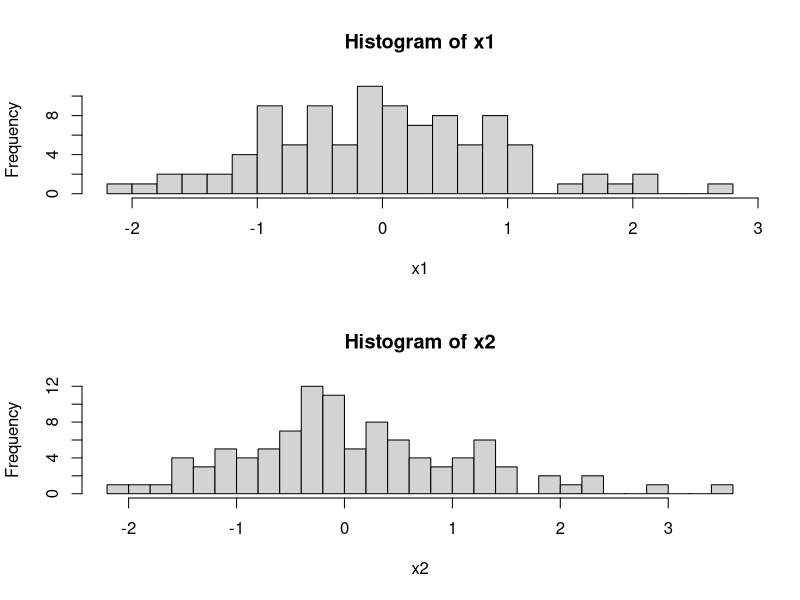
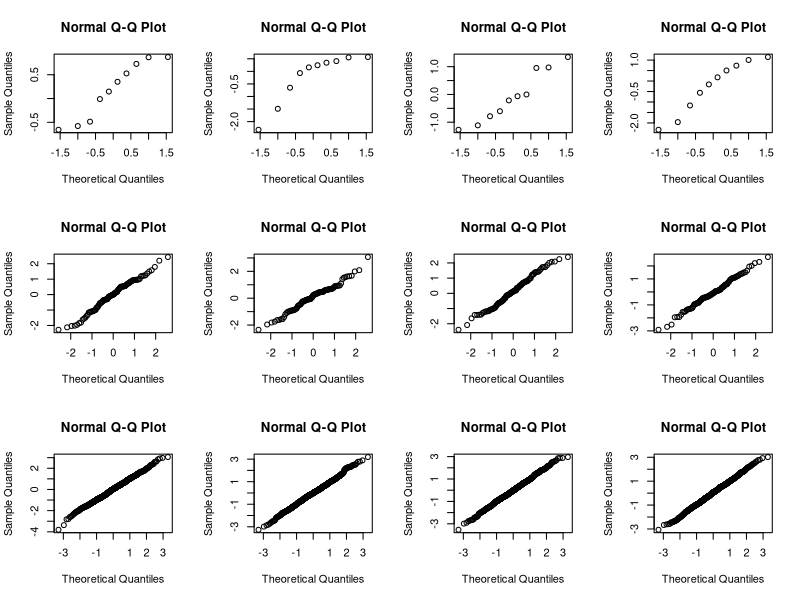
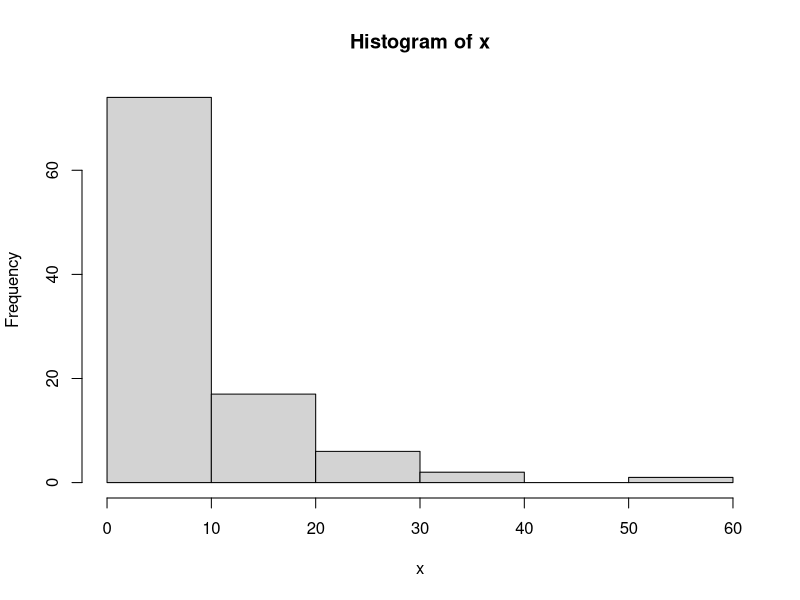
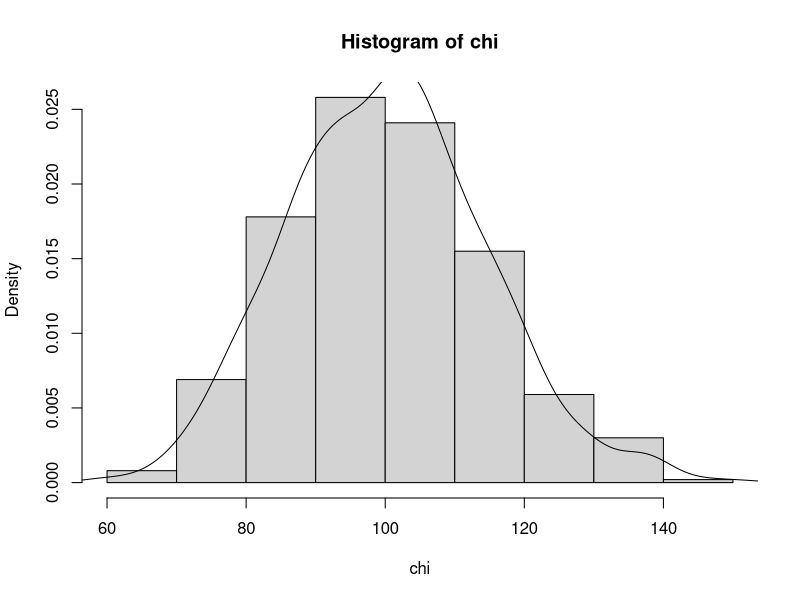
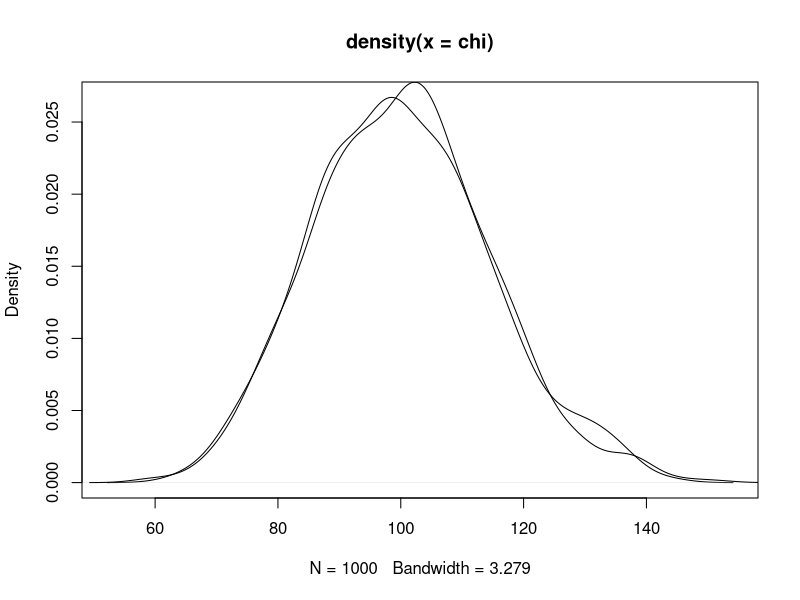

Source code (R) for these figures, in order:

#zad 1
rzut<-sample(1:6,6000,replace = TRUE)
table(rzut)

for(i in 1:10000)
{
  licznik<-0
  rzut
  if(table(rzut)[1]>1030)
  {
    licznik<-licznik+1
  }
}

#zad 3

x1<-rnorm(100)
x2<-rnorm(100)
par(mfrow=c(2,1))
hist(x1,20)
hist(x2,20)
par(mfrow=c(1,1))

#zad 4
rnorm(5,0:4,1:5) #srednia zmienia się od 0 do 4 a odchylenie standardowe od 1 do 5

#zad 5
rnorm(10)
rnorm(10,180,4)

#zad 6
x<-rnorm(100,100,10)
sum(abs(x-100)<=20)

#zad 7
#P(Z<=z) = F(z) = 0.05  jeśli F^_1 istnieje to F^-1(F(z))=F^-1(0.05) czyli Z=Q(0.05)
qnorm(0.05)

#zad 8 
# P(X>1.5)= 1-P(X<=1.5)=1-F(1.5)
pnorm(1.5,0,2,lower.tail = FALSE)
#domyślnie lower.tail = TRUE to P(X<=t) jeśli lower.tail = FALSE to P(X>t)

#zad 9
#P(-z<=Z<-z)=0.05
#F(z)- F(-z)=0.05
#F(z)-(1-F(z))=0.05
#2F(z)-1=0.05
#F(z)=0.525
#Z = Q(0.525)
qnorm(0.525)

#zad 10
pbinom(5,300,0.012,lower.tail = FALSE)#dlatego że wyznaczamy więcej niż 5 lamp
#lub 1-pbinom(5,300,0.012)
ppois(5,300*0.012,lower.tail = FALSE) # tutaj POISONA
pnorm((5-300*0.012)/sqrt(300*0.012*0.988),lower.tail = FALSE) # tutaj Bernulli

#zad 11
pexp(21,1/20) # bo lambda to 1/srednia

#zad 12
a1<-rnorm(10)
a2<-rnorm(10)
a3<-rnorm(10)
a4<-rnorm(10)
b1<-rnorm(100)
b2<-rnorm(100)
b3<-rnorm(100)
b4<-rnorm(100)
c1<-rnorm(1000)
c2<-rnorm(1000)
c3<-rnorm(1000)
c4<-rnorm(1000)
par(mfrow=c(3,4))
qqnorm(a1)
qqnorm(a2)
qqnorm(a3)
qqnorm(a4)
qqnorm(b1)
qqnorm(b2)
qqnorm(b3)
qqnorm(b4)
qqnorm(c1)
qqnorm(c2)
qqnorm(c3)
qqnorm(c4)
par(mfrow=c(1,1))
#Zad 13 kurczę nie mam

#zad 14
x<-rexp(100,1/10)
hist(x)
mean(x)
median(x)

#zad 15
list1<-numeric(0)
list2<-numeric(0)
for(i in 1:1000)
{
  x<-rnorm(100)
  list1[i]<-mean(x)
  list2[i]<-median(x)
}
var(list1)/var(list2)

for(i in 1:1000)
{
  x<-rt(100,2)
  list1[i]<-mean(x)
  list2[i]<-median(x)
}
var(list1)/var(list2)

for(i in 1:1000)
{
  x<-rexp(100,1)
  list1[i]<-mean(x)
  list2[i]<-median(x)
}
var(list1)/var(list2)

#zad 16
rozjednostajny<-function(){
  x<-runif(1000)
  return(c(mean(x),var(x),sd(x)))
}
rozjednostajny()

#zad 17
rozjedno<-function(){
  x<=runif(100,3.7,5.8)
  return(mad(x))
}
rozjedno1<-function(a,b){
  x<=runif(100,a,b)
  return(mad(x))
}
rozjedno()

#zad 18
chi<-numeric(0)
for(i in 1:1000){
  x<-rnorm(100,0,1)
  chi[i]<-sum(x^2)
}
y<-rchisq(1000,100)
hist(chi,probability = TRUE)
lines(density(y))

#drugi wykres
plot(density(chi))
lines(density(y),color='red')
